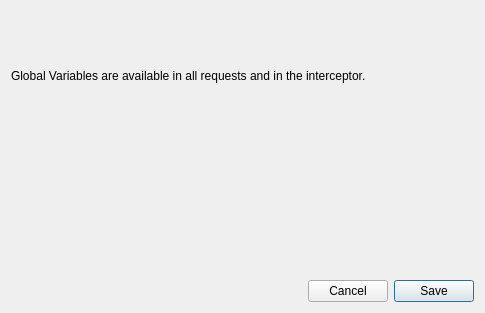
<?xml version="1.0" encoding="UTF-8"?>
<ui version="4.0">
 <class>VariablesPopup</class>
 <widget class="QDialog" name="VariablesPopup">
  <property name="geometry">
   <rect>
    <x>0</x>
    <y>0</y>
    <width>485</width>
    <height>313</height>
   </rect>
  </property>
  <property name="windowTitle">
   <string>Global Variables</string>
  </property>
  <layout class="QVBoxLayout" name="verticalLayout">
   <item>
    <layout class="QHBoxLayout" name="horizontalLayout">
     <item>
      <widget class="QLabel" name="label">
       <property name="text">
        <string>Global Variables are available in all requests and in the interceptor.</string>
       </property>
      </widget>
     </item>
    </layout>
   </item>
   <item>
    <widget class="QWidget" name="varsTable" native="true"/>
   </item>
   <item>
    <layout class="QHBoxLayout" name="horizontalLayout_5">
     <item>
      <spacer name="horizontalSpacer">
       <property name="orientation">
        <enum>Qt::Horizontal</enum>
       </property>
       <property name="sizeHint" stdset="0">
        <size>
         <width>40</width>
         <height>20</height>
        </size>
       </property>
      </spacer>
     </item>
     <item>
      <widget class="QPushButton" name="cancelButton">
       <property name="text">
        <string>Cancel</string>
       </property>
       <property name="autoDefault">
        <bool>false</bool>
       </property>
      </widget>
     </item>
     <item>
      <widget class="QPushButton" name="saveButton">
       <property name="text">
        <string>Save</string>
       </property>
      </widget>
     </item>
    </layout>
   </item>
  </layout>
 </widget>
 <resources/>
 <connections/>
</ui>
